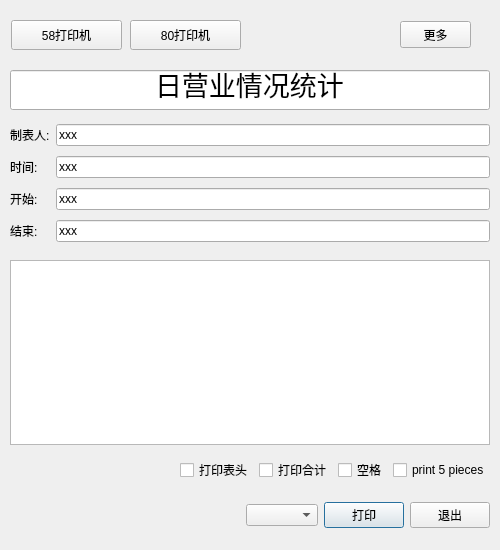
<?xml version="1.0" encoding="UTF-8"?>
<ui version="4.0">
 <class>w_rpt_report_printFormat</class>
 <widget class="QDialog" name="w_rpt_report_printFormat">
  <property name="geometry">
   <rect>
    <x>0</x>
    <y>0</y>
    <width>500</width>
    <height>550</height>
   </rect>
  </property>
  <property name="windowTitle">
   <string>Dialog</string>
  </property>
  <widget class="QWidget" name="widget" native="true">
   <property name="geometry">
    <rect>
     <x>0</x>
     <y>0</y>
     <width>500</width>
     <height>550</height>
    </rect>
   </property>
   <widget class="QWidget" name="widget_more" native="true">
    <property name="geometry">
     <rect>
      <x>10</x>
      <y>490</y>
      <width>480</width>
      <height>51</height>
     </rect>
    </property>
    <layout class="QHBoxLayout" name="horizontalLayout_3">
     <item>
      <spacer name="horizontalSpacer_3">
       <property name="orientation">
        <enum>Qt::Horizontal</enum>
       </property>
       <property name="sizeHint" stdset="0">
        <size>
         <width>34</width>
         <height>14</height>
        </size>
       </property>
      </spacer>
     </item>
     <item>
      <widget class="QComboBox" name="comboBox"/>
     </item>
     <item>
      <widget class="lds_toolbar_button" name="pushButton_print">
       <property name="text">
        <string>打印</string>
       </property>
       <property name="outer_stylesheet" stdset="0">
        <string>pushbutton</string>
       </property>
      </widget>
     </item>
     <item>
      <widget class="lds_toolbar_button" name="pushButton_exit">
       <property name="text">
        <string>退出</string>
       </property>
       <property name="outer_stylesheet" stdset="0">
        <string>pushbutton</string>
       </property>
      </widget>
     </item>
    </layout>
   </widget>
   <widget class="QWidget" name="widget_set" native="true">
    <property name="geometry">
     <rect>
      <x>10</x>
      <y>450</y>
      <width>480</width>
      <height>40</height>
     </rect>
    </property>
    <layout class="QHBoxLayout" name="horizontalLayout_2">
     <item>
      <spacer name="horizontalSpacer_4">
       <property name="orientation">
        <enum>Qt::Horizontal</enum>
       </property>
       <property name="sizeHint" stdset="0">
        <size>
         <width>34</width>
         <height>14</height>
        </size>
       </property>
      </spacer>
     </item>
     <item>
      <widget class="QCheckBox" name="checkBox_printtitle">
       <property name="text">
        <string>打印表头</string>
       </property>
      </widget>
     </item>
     <item>
      <widget class="QCheckBox" name="checkBox_printtotal">
       <property name="text">
        <string>打印合计</string>
       </property>
      </widget>
     </item>
     <item>
      <widget class="QCheckBox" name="checkBox_printspacing">
       <property name="text">
        <string>空格</string>
       </property>
      </widget>
     </item>
     <item>
      <widget class="QCheckBox" name="checkBox_printspacing_2">
       <property name="text">
        <string>print 5 pieces</string>
       </property>
      </widget>
     </item>
    </layout>
   </widget>
   <widget class="QWidget" name="widget_menu" native="true">
    <property name="geometry">
     <rect>
      <x>10</x>
      <y>10</y>
      <width>480</width>
      <height>50</height>
     </rect>
    </property>
    <widget class="lds_toolbar_button" name="pushButton_print80">
     <property name="geometry">
      <rect>
       <x>120</x>
       <y>10</y>
       <width>111</width>
       <height>30</height>
      </rect>
     </property>
     <property name="text">
      <string>80打印机</string>
     </property>
     <property name="outer_stylesheet" stdset="0">
      <string>pushbutton</string>
     </property>
    </widget>
    <widget class="lds_toolbar_button" name="pushButton_print58">
     <property name="geometry">
      <rect>
       <x>1</x>
       <y>10</y>
       <width>111</width>
       <height>30</height>
      </rect>
     </property>
     <property name="text">
      <string>58打印机</string>
     </property>
     <property name="outer_stylesheet" stdset="0">
      <string>pushbutton</string>
     </property>
    </widget>
    <widget class="lds_toolbar_button" name="pushButton_printmore">
     <property name="geometry">
      <rect>
       <x>390</x>
       <y>11</y>
       <width>71</width>
       <height>27</height>
      </rect>
     </property>
     <property name="text">
      <string>更多</string>
     </property>
     <property name="outer_stylesheet" stdset="0">
      <string>pushbutton</string>
     </property>
    </widget>
   </widget>
   <widget class="QWidget" name="widget_param" native="true">
    <property name="geometry">
     <rect>
      <x>10</x>
      <y>120</y>
      <width>480</width>
      <height>130</height>
     </rect>
    </property>
    <layout class="QGridLayout" name="gridLayout">
     <item row="1" column="0">
      <widget class="QLabel" name="label_opertime">
       <property name="text">
        <string>时间:</string>
       </property>
      </widget>
     </item>
     <item row="3" column="1">
      <widget class="QLineEdit" name="lineEdit_dt_end">
       <property name="text">
        <string>xxx</string>
       </property>
      </widget>
     </item>
     <item row="0" column="0">
      <widget class="QLabel" name="label_operid">
       <property name="text">
        <string>制表人:</string>
       </property>
      </widget>
     </item>
     <item row="0" column="1">
      <widget class="QLineEdit" name="lineEdit_operid">
       <property name="text">
        <string>xxx</string>
       </property>
      </widget>
     </item>
     <item row="3" column="0">
      <widget class="QLabel" name="label_dt_end">
       <property name="text">
        <string>结束:</string>
       </property>
      </widget>
     </item>
     <item row="1" column="1">
      <widget class="QLineEdit" name="lineEdit_opertime">
       <property name="text">
        <string>xxx</string>
       </property>
      </widget>
     </item>
     <item row="2" column="1">
      <widget class="QLineEdit" name="lineEdit_dt_begin">
       <property name="text">
        <string>xxx</string>
       </property>
      </widget>
     </item>
     <item row="2" column="0">
      <widget class="QLabel" name="label_dt_begin">
       <property name="text">
        <string>开始:</string>
       </property>
      </widget>
     </item>
    </layout>
   </widget>
   <widget class="lds_tableView" name="tableView">
    <property name="geometry">
     <rect>
      <x>10</x>
      <y>260</y>
      <width>480</width>
      <height>185</height>
     </rect>
    </property>
   </widget>
   <widget class="QLineEdit" name="lineEdit_title">
    <property name="geometry">
     <rect>
      <x>10</x>
      <y>70</y>
      <width>480</width>
      <height>40</height>
     </rect>
    </property>
    <property name="font">
     <font>
      <pointsize>20</pointsize>
     </font>
    </property>
    <property name="text">
     <string>日营业情况统计</string>
    </property>
    <property name="alignment">
     <set>Qt::AlignCenter</set>
    </property>
   </widget>
  </widget>
 </widget>
 <customwidgets>
  <customwidget>
   <class>lds_tableView</class>
   <extends>QTableView</extends>
   <header>lds_tableview.h</header>
  </customwidget>
  <customwidget>
   <class>lds_toolbar_button</class>
   <extends>QPushButton</extends>
   <header>lds_toolbar_button.h</header>
  </customwidget>
 </customwidgets>
 <resources/>
 <connections/>
</ui>
